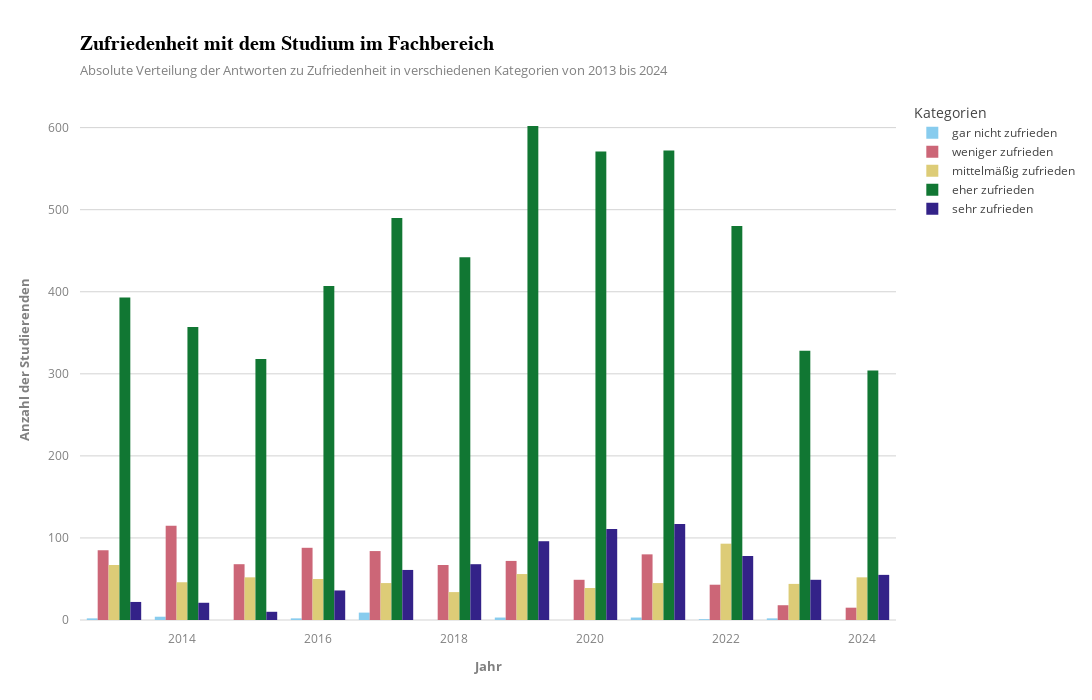

Notebook cell for this chart:
### Code cell
category_order = [
    'gar nicht zufrieden (%)', 
    'weniger zufrieden (%)', 
    'mittelmäßig zufrieden (%)', 
    'eher zufrieden (%)', 
    'sehr zufrieden (%)'
]

df['Category'] = pd.Categorical(df['Category'], categories=category_order, ordered=True)

df = df.sort_values(by=['Jahr', 'Category'])

fig = px.bar(df, x="Jahr", 
             y="sum", 
             color="Category", 
             title="Zufriedenheit mit dem Studium im Fachbereich", 
             subtitle="",
             color_discrete_sequence=px.colors.qualitative.Safe, 
             template="infoviz",  
             barmode="group", 
             labels={
                 'Jahr': 'Jahr', 
                 'sum': 'Anzahl der Studierenden',
                 'Category': 'Kategorien'
             })

fig.update_layout(height=700)

fig.update_traces(
    name="gar nicht zufrieden", 
    selector=dict(name='gar nicht zufrieden (%)') 
)
fig.update_traces(
    name="weniger zufrieden",
    selector=dict(name='weniger zufrieden (%)')
)
fig.update_traces(
    name="mittelmäßig zufrieden",
    selector=dict(name='mittelmäßig zufrieden (%)')
)
fig.update_traces(
    name="eher zufrieden",
    selector=dict(name='eher zufrieden (%)')
)
fig.update_traces(
    name="sehr zufrieden",
    selector=dict(name='sehr zufrieden (%)')
)

fig.update_layout(
    width=1400,
    height=700,
)
fig.show()
fig.write_image("Plots/pdf/zufriedenheit4.pdf")

### Figure 1 — Plotly figure (JSON) as saved in the notebook; plotly's stock layout.template omitted (floating-point values rounded to 4 significant figures)
{"data": [{"alignmentgroup": "True", "hovertemplate": "Kategorien=gar nicht zufrieden (%)<br>Jahr=%{x}<br>Anzahl der Studierenden=%{y}<extra></extra>", "legendgroup": "gar nicht zufrieden (%)", "marker": {"color": "rgb(136, 204, 238)", "pattern": {"shape": ""}}, "name": "gar nicht zufrieden", "offsetgroup": "gar nicht zufrieden (%)", "orientation": "v", "showlegend": true, "textposition": "auto", "type": "bar", "x": ["2013", "2014", "2015", "2016", "2017", "2018", "2019", "2020", "2021", "2022", "2023", "2024"], "xaxis": "x", "y": [2.0, 4.0, 0.0, 2.0, 9.0, 0.0, 3.0, 0.0, 3.0, 1.0, 2.0, 0.0], "yaxis": "y"}, {"alignmentgroup": "True", "hovertemplate": "Kategorien=weniger zufrieden (%)<br>Jahr=%{x}<br>Anzahl der Studierenden=%{y}<extra></extra>", "legendgroup": "weniger zufrieden (%)", "marker": {"color": "rgb(204, 102, 119)", "pattern": {"shape": ""}}, "name": "weniger zufrieden", "offsetgroup": "weniger zufrieden (%)", "orientation": "v", "showlegend": true, "textposition": "auto", "type": "bar", "x": ["2013", "2014", "2015", "2016", "2017", "2018", "2019", "2020", "2021", "2022", "2023", "2024"], "xaxis": "x", "y": [85.0, 115.0, 68.0, 88.0, 84.0, 67.0, 72.0, 49.0, 80.0, 43.0, 18.0, 15.0], "yaxis": "y"}, {"alignmentgroup": "True", "hovertemplate": "Kategorien=mittelmäßig zufrieden (%)<br>Jahr=%{x}<br>Anzahl der Studierenden=%{y}<extra></extra>", "legendgroup": "mittelmäßig zufrieden (%)", "marker": {"color": "rgb(221, 204, 119)", "pattern": {"shape": ""}}, "name": "mittelmäßig zufrieden", "offsetgroup": "mittelmäßig zufrieden (%)", "orientation": "v", "showlegend": true, "textposition": "auto", "type": "bar", "x": ["2013", "2014", "2015", "2016", "2017", "2018", "2019", "2020", "2021", "2022", "2023", "2024"], "xaxis": "x", "y": [67.0, 46.0, 52.0, 50.0, 45.0, 34.0, 56.0, 39.0, 45.0, 93.0, 44.0, 52.0], "yaxis": "y"}, {"alignmentgroup": "True", "hovertemplate": "Kategorien=eher zufrieden (%)<br>Jahr=%{x}<br>Anzahl der Studierenden=%{y}<extra></extra>", "legendgroup": "eher zufrieden (%)", "marker": {"color": "rgb(17, 119, 51)", "pattern": {"shape": ""}}, "name": "eher zufrieden", "offsetgroup": "eher zufrieden (%)", "orientation": "v", "showlegend": true, "textposition": "auto", "type": "bar", "x": ["2013", "2014", "2015", "2016", "2017", "2018", "2019", "2020", "2021", "2022", "2023", "2024"], "xaxis": "x", "y": [393.0, 357.0, 318.0, 407.0, 490.0, 442.0, 602.0, 571.0, 572.0, 480.0, 328.0, 304.0], "yaxis": "y"}, {"alignmentgroup": "True", "hovertemplate": "Kategorien=sehr zufrieden (%)<br>Jahr=%{x}<br>Anzahl der Studierenden=%{y}<extra></extra>", "legendgroup": "sehr zufrieden (%)", "marker": {"color": "rgb(51, 34, 136)", "pattern": {"shape": ""}}, "name": "sehr zufrieden", "offsetgroup": "sehr zufrieden (%)", "orientation": "v", "showlegend": true, "textposition": "auto", "type": "bar", "x": ["2013", "2014", "2015", "2016", "2017", "2018", "2019", "2020", "2021", "2022", "2023", "2024"], "xaxis": "x", "y": [22.0, 21.0, 10.0, 36.0, 61.0, 68.0, 96.0, 111.0, 117.0, 78.0, 49.0, 55.0], "yaxis": "y"}], "layout": {"barmode": "group", "height": 700, "legend": {"title": {"text": "Kategorien"}, "tracegroupgap": 0}, "title": {"text": "Zufriedenheit mit dem Studium im Fachbereich"}, "width": 1400, "xaxis": {"anchor": "y", "domain": [0, 1], "title": {"text": "Jahr"}}, "yaxis": {"anchor": "x", "domain": [0, 1], "title": {"text": "Anzahl der Studierenden"}}}}
